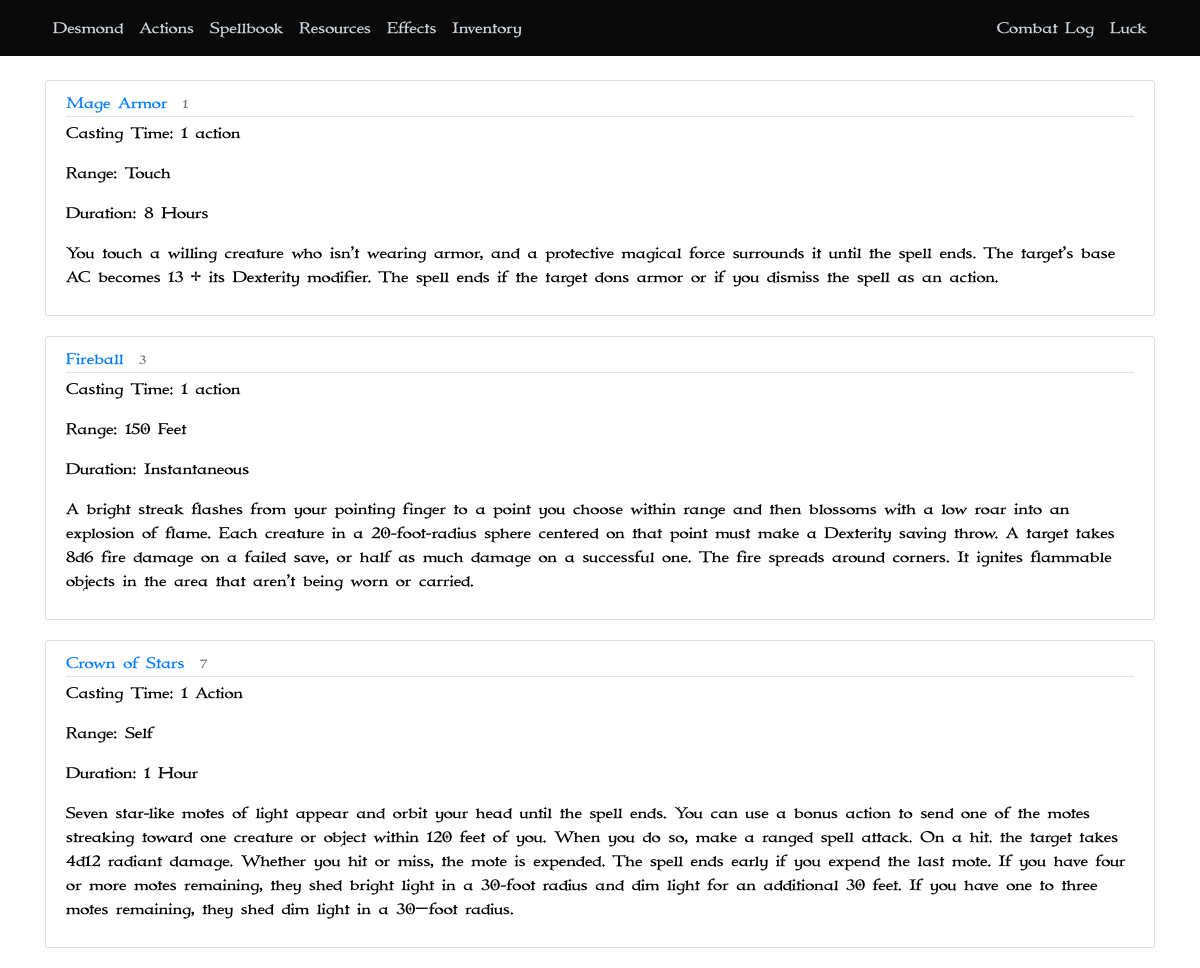
The app's page /spells with its own data.
### scry/models.py (models this page shows, shortened)
class Spell(db.Model):
    id = db.Column(db.Integer, primary_key=True)
    name = db.Column(db.String(20), unique=True, nullable=False)
    description = db.Column(db.String(1200), nullable=False)
    school = db.Column(db.String(20), nullable=False)
    base_level = db.Column(db.Integer, nullable=False)
    casting_time_display = db.Column(db.String(20), nullable=False)
    range_display = db.Column(db.String(20), nullable=False)
    components_display = db.Column(db.String(20), nullable=False)
    duration_display = db.Column(db.String(20), nullable=False)
    concentration = db.Column(db.Boolean, nullable=False)
    number_targets = db.Column(db.Integer, nullable=False)
    at_higher_levels = db.Column(db.Boolean, nullable=False)
    casting_time_value = db.Column(db.String(1))
    range_value = db.Column(db.Integer)
    duration_value = db.Column(db.Integer)
    at_higher_levels_obj = db.Column(db.PickleType)
    action_resource = db.Column(db.Boolean, nullable=False)
    resource = db.Column(db.PickleType)
    action_damage = db.Column(db.Boolean, nullable=False)
    damage = db.Column(db.PickleType)
    action_effect = db.Column(db.Boolean, nullable=False)
    effect = db.Column(db.PickleType)

### scry/routes.py (the view)
@app.route('/spells')
def spells():
    spells = Spell.query.all()
    spells.sort(key=lambda x: x.base_level)
    return render_template('spells.html', spells=spells)

### scry/templates/spells.html
{% extends "layout.html" %}
{% block content %}
  {% for spell in spells %}
    <article class="media content-section">
      <div class="media-body">
        <div class="article-metadata">
          <a class="mr-2" href="#">{{spell.name}}</a>
          <small class="text-muted">{{spell.base_level}}</small>
        </div>
        <p class="article-content">Casting Time: {{spell.casting_time_display}}</p>
        <p class="article-content">Range: {{spell.range_display}}</p>
        <p class="article-content">Duration: {{spell.duration_display}}</p>
        <p class="article-content">{{spell.description}}</p>
      </div>
    </article>
  {% endfor %}
{% endblock content %}

### scry/templates/layout.html (shortened to what this page needs)
<!DOCTYPE html>
<html lang="en" dir="ltr">
  <head>
    <link rel="stylesheet" href="https://maxcdn.bootstrapcdn.com/bootstrap/4.0.0/css/bootstrap.min.css">
    <link rel="stylesheet" type="text/css" href="{{ url_for('static', filename='layout.css') }}">
  </head>
    <body>
      <header class="site-header">
        <nav class="navbar navbar-expand-md navbar-dark bg-steel fixed-top">
          <div class="container">
            <div class="collapse navbar-collapse" id="navbarToggle">
              <div class="navbar-nav mr-auto">
                <a class="nav-item nav-link" href="{{url_for('character')}}">Desmond</a>
                <a class="nav-item nav-link" href="{{url_for('actions')}}">Actions</a>
                <a class="nav-item nav-link" href="{{url_for('spells')}}">Spellbook</a>
                <a class="nav-item nav-link" href="{{url_for('resources')}}">Resources</a>
                <a class="nav-item nav-link" href="{{url_for('effects')}}">Effects</a>
                <a class="nav-item nav-link" href="{{url_for('inventory')}}">Inventory</a>
              </div>
              <div class="navbar-nav">
                <a class="nav-item nav-link" href="{{url_for('log')}}">Combat Log</a>
                <a class="nav-item nav-link" href="{{url_for('luck')}}">Luck</a>
              </div>
            </div>
          </div>
        </nav>
      </header>
      <div class="text">
        <main role="main" class="container">
            {% block content %}{% endblock %}
        </main>
      </div>
    </body>
</html>

### scry/static/layout.css (style rules this page uses)
body { font-family: Immortal, sans-serif; background: #ffffff; margin-top: 5rem; }
.text { color: #000000; margin-top: 5rem; }
.bg-steel { background-color: #0a0a0a; }
.site-header .navbar-nav .nav-link { color: #cbd5db; }
.content-section { background: #ffffff; padding: 10px 20px; border: 1px solid #dddddd; border-radius: 3px; margin-bottom: 20px; }
.article-content { white-space: pre-line; }
.article-metadata { padding-bottom: 1px; margin-bottom: 4px; border-bottom: 1px solid #e3e3e3 }

### records on screen
Spell: name "Mage Armor", base_level "1", casting_time_display "1 action", range_display "Touch", duration_display "8 Hours", description "You touch a willing creature who isn’t wearing armor, and a protective magical force surrounds it until the spell ends. The target’s base AC becomes 13 + its Dexterity modifier. The spell ends if the target dons armor or if you dismiss the spell as an action."
Spell: name "Fireball", base_level "3", casting_time_display "1 action", range_display "150 Feet", duration_display "Instantaneous", description "A bright streak flashes from your pointing finger to a point you choose within range and then blossoms with a low roar into an explosion of flame. Each creature in a 20-foot-radius sphere centered on that point must make a Dexterity saving throw. A target takes 8d6 fire damage on a failed save, or half as much damage on a successful one. The fire spreads around corners. It ignites flammable objects in the area that aren’t being worn or carried."
Spell: name "Crown of Stars", base_level "7", casting_time_display "1 Action", range_display "Self", duration_display "1 Hour", description "Seven star-like motes of light appear and orbit your head until the spell ends. You can use a bonus action to send one of the motes streaking toward one creature or object within 120 feet of you. When you do so, make a ranged spell attack. On a hit. the target takes 4d12 radiant damage. Whether you hit or miss, the mote is expended. The spell ends early if you expend the last mote. If you have four or more motes remaining, they shed bright light in a 30-foot radius and dim light for an additional 30 feet. If you have one to three motes remaining, they shed dim light in a 30—foot radius."
